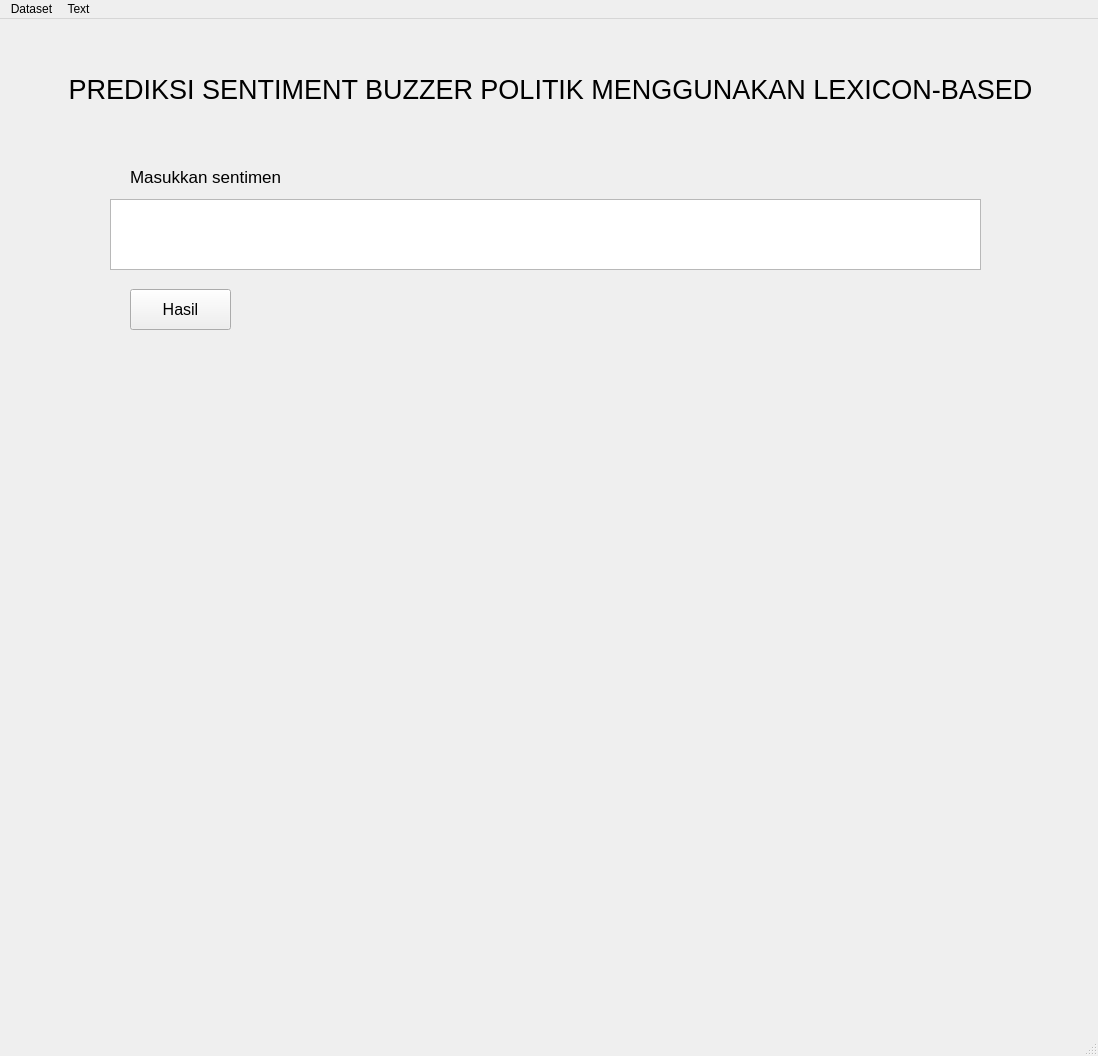
<?xml version="1.0" encoding="UTF-8"?>
<ui version="4.0">
 <class>MainWindow</class>
 <widget class="QMainWindow" name="MainWindow">
  <property name="geometry">
   <rect>
    <x>0</x>
    <y>0</y>
    <width>1098</width>
    <height>1056</height>
   </rect>
  </property>
  <property name="windowTitle">
   <string>MainWindow</string>
  </property>
  <widget class="QWidget" name="centralwidget">
   <widget class="QLabel" name="label">
    <property name="geometry">
     <rect>
      <x>60</x>
      <y>30</y>
      <width>981</width>
      <height>81</height>
     </rect>
    </property>
    <property name="font">
     <font>
      <pointsize>20</pointsize>
     </font>
    </property>
    <property name="text">
     <string>PREDIKSI SENTIMENT BUZZER POLITIK MENGGUNAKAN LEXICON-BASED</string>
    </property>
    <property name="alignment">
     <set>Qt::AlignCenter</set>
    </property>
   </widget>
   <widget class="QTextEdit" name="inputteks">
    <property name="geometry">
     <rect>
      <x>110</x>
      <y>180</y>
      <width>871</width>
      <height>71</height>
     </rect>
    </property>
    <property name="font">
     <font>
      <pointsize>12</pointsize>
     </font>
    </property>
   </widget>
   <widget class="QLabel" name="label_2">
    <property name="geometry">
     <rect>
      <x>130</x>
      <y>150</y>
      <width>181</width>
      <height>16</height>
     </rect>
    </property>
    <property name="font">
     <font>
      <pointsize>13</pointsize>
      <weight>50</weight>
      <bold>false</bold>
     </font>
    </property>
    <property name="text">
     <string>Masukkan sentimen</string>
    </property>
   </widget>
   <widget class="QPushButton" name="ButtonHasil">
    <property name="geometry">
     <rect>
      <x>130</x>
      <y>270</y>
      <width>101</width>
      <height>41</height>
     </rect>
    </property>
    <property name="font">
     <font>
      <pointsize>12</pointsize>
     </font>
    </property>
    <property name="text">
     <string>Hasil</string>
    </property>
   </widget>
   <widget class="QLabel" name="hasil">
    <property name="geometry">
     <rect>
      <x>120</x>
      <y>330</y>
      <width>851</width>
      <height>181</height>
     </rect>
    </property>
    <property name="font">
     <font>
      <pointsize>12</pointsize>
     </font>
    </property>
    <property name="text">
     <string/>
    </property>
    <property name="alignment">
     <set>Qt::AlignLeading|Qt::AlignLeft|Qt::AlignTop</set>
    </property>
    <property name="wordWrap">
     <bool>true</bool>
    </property>
   </widget>
   <widget class="QLabel" name="hasilskor">
    <property name="geometry">
     <rect>
      <x>120</x>
      <y>520</y>
      <width>851</width>
      <height>421</height>
     </rect>
    </property>
    <property name="font">
     <font>
      <pointsize>12</pointsize>
     </font>
    </property>
    <property name="text">
     <string/>
    </property>
    <property name="alignment">
     <set>Qt::AlignLeading|Qt::AlignLeft|Qt::AlignTop</set>
    </property>
   </widget>
  </widget>
  <widget class="QMenuBar" name="menubar">
   <property name="geometry">
    <rect>
     <x>0</x>
     <y>0</y>
     <width>1098</width>
     <height>21</height>
    </rect>
   </property>
   <widget class="QMenu" name="menuDataset">
    <property name="title">
     <string>Dataset</string>
    </property>
   </widget>
   <widget class="QMenu" name="menuText">
    <property name="title">
     <string>Text</string>
    </property>
   </widget>
   <addaction name="menuDataset"/>
   <addaction name="menuText"/>
  </widget>
  <widget class="QStatusBar" name="statusbar"/>
 </widget>
 <resources/>
 <connections/>
</ui>
